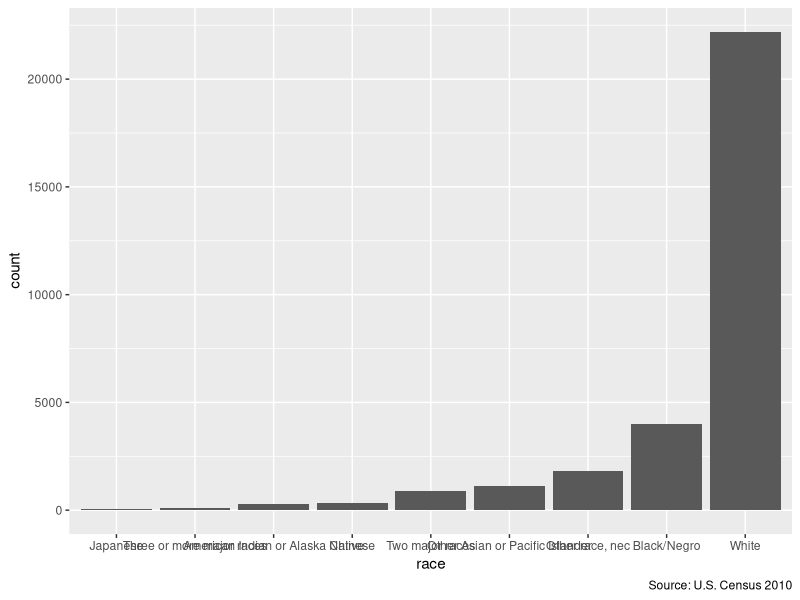
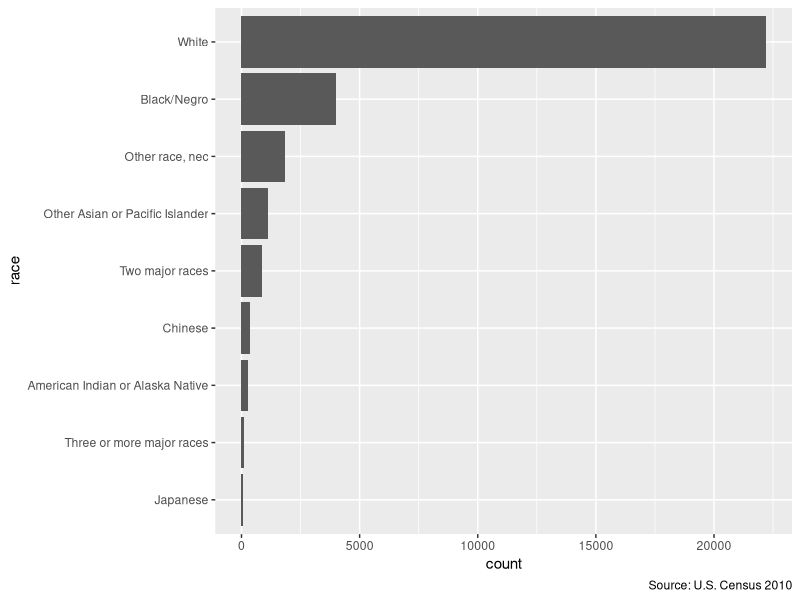

Source code (R) for these figures, in order: (Note: this script raises an error after producing the figures.)
## ---- chunk 1
library(dplyr)
library(readr)
library(haven)
library(ggplot2)
## ---- chunk 2
cen10 <- read_csv("input/usc2010_001percent.csv", col_types = cols())
## ---- chunk 3
copy <- cen10 
## ---- chunk 4
copy
## ---- chunk 5
copy <- ""
## ---- chunk 6
copy
## ---- chunk 7
my_list <- list()
my_list
## ---- chunk 8
my_list[[1]] <- "contents of the first slot -- this is a string"
my_list[["slot 2"]] <- "contents of slot named slot 2"
my_list
## ---- chunk 9
my_list[[1]] <- c(1, 2, 3, 4, 5)
## ---- chunk 10
my_list[[1]][[1]] <- "subitem 1 in slot 1 of my_list"
my_list[[1]][[2]] <- "subitem 1 in slot 2 of my_list"
my_list[[1]][[3]] <- "subitem 1 in slot 3 of my_list"

my_list
## ---- chunk 11
class(cen10)
## ---- chunk 12
class("some random text")
## ---- chunk 13
pikachu <- list(name = "Pikachu",
                number = 25,
                type = "Electric",
                color = "Yellow")
## ---- chunk 14
class(pikachu) <- "Pokemon"
## ---- chunk 15
ols <- lm(mpg ~ wt + vs + gear + carb, mtcars)
class(ols)
## ---- chunk 16

grp_race <- group_by(cen10, race)%>%
  summarize(count = n())

grp_race_ordered <- arrange(grp_race, count) %>% 
  mutate(race = forcats::as_factor(race))

gg_tab <- ggplot(data = grp_race_ordered) +
  aes(x = race, y = count) +
  geom_col() +
  labs(caption = "Source: U.S. Census 2010")
gg_tab
## ---- chunk 17
gg_tab + coord_flip()
## ---- chunk 18
str(my_list)
## ---- chunk 19
str(pikachu)
## ---- chunk 20
nrow(cen10)
## ---- chunk 21
# Enter yourself
unique(cen10$race)
mean(cen10$race == "American Indian or Alaska Native")
## ---- chunk 22
grp_race_ordered$count
class(grp_race_ordered$count)
## ---- chunk 23
head(cen10$age)
## ---- chunk 24
my_name <- "Shiro"
my_name
class(my_name)
## ---- chunk 25
my_name_letters <- c("S", "h", "i", "r", "o")
my_name_letters
class(my_name_letters)
## ---- chunk 26
my_name2 <- "shiro"
my_name == my_name2
## ---- chunk 27
cen10[, "race"]
## ---- chunk 28
cen10[, 11]
## ---- chunk 29
head(cen10$race)
## ---- chunk 30
count_men <- function(data) {
  
  nmen <- sum(data$sex == "Male")
  
  return(nmen)
}
## ---- chunk 31
count_men(cen10)
## ---- chunk 32
count_men(filter(cen10, state == "California"))
## ---- chunk 33
nw_in_state <- function(data, state) {
  s.subset <- filter(data, state == state)
  
  total.s <- nrow(s.subset)
  nw.s <- sum(s.subset$race != "White")
  
  nw.s / total.s
}
## ---- chunk 34
nw_in_state(cen10, "Alabama")
## ---- chunk 35
# Enter on your own
## ---- chunk 36
help(package = "ggplot2")
## ---- chunk 37
library(ggplot2)
## ---- chunk 38
x <- 5
if (x >0) {
  print("positive number")
} else if (x == 0)  {
  print ("zero")
} else {
  print("negative number")
}
## ---- chunk 39

fruits <- c("apples", "oranges", "grapes")
for (fruit in fruits) {
  print(paste("I love", fruit))
}
## ---- chunk 40


for (i in 1:length(fruits)) {
  print(paste("I love", fruits[i]))
}
## ---- chunk 41

states_of_interest <- c("California", "Massachusetts", "New Hampshire", "Washington")
for( state in states_of_interest) {
  state_data <- cen10[cen10$state == state,]
  nmen <- sum(state_data$sex == "Male")
  nwomen <- sum(state_data$sex == "Female")
  men_perc <- round(100*(nmen/(nmen + nwomen)), digits=2)
  print(paste("Percentage of men in",state, "is", men_perc))
}
## ---- chunk 42
# Enter yourself
acs<- read_csv("input/acs2015_1percent.csv", col_types = cols())
set.seed(02138)
sample_acs <- sample_frac(acs, 0.01)
colnames(sample_acs)
unique(sample_acs$citizen)
mean(sample_acs$citizen != "Not a citizen of the US")
## ---- chunk 43
# Enter yourself

